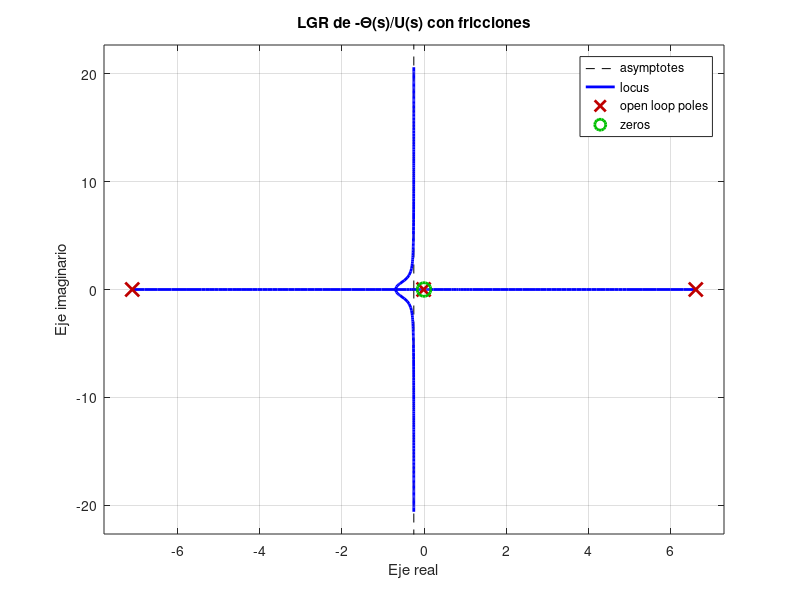

The MATLAB script that drew this image:
clc;
clear;
close all;

M  = 0.75;
m  = 0.33;
bc = 0.01;
bp = 0.01;
l  = 0.3;
g  = 9.81;

a2 = ((M+m)*bp)/(M*m*l^2) + bc/M;
a1 = (bc*bp)/(M*m*l^2) - ((M+m)*g)/(M*l);
a0 = -(bc*g)/(M*l);

% Planta real:
% Theta(s)/U(s)
Gtheta = tf([-1/(M*l) 0],[1 a2 a1 a0]);

% Planta para LGR con K positivo:
% -Theta(s)/U(s)
G_LGR = -Gtheta;

G_LGR = minreal(G_LGR);

figure
rlocus(G_LGR)
grid on
title('LGR de -\Theta(s)/U(s) con fricciones')
xlabel('Eje real')
ylabel('Eje imaginario')

disp('Theta(s)/U(s):')
Gtheta

disp('-Theta(s)/U(s) usada para LGR:')
G_LGR

disp('Polos:')
pole(G_LGR)

disp('Ceros:')
zero(G_LGR)
